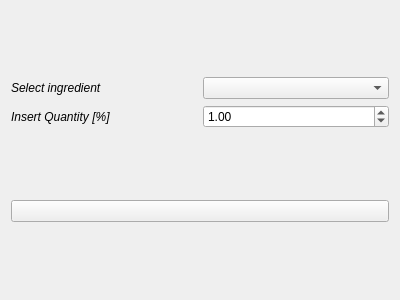
<?xml version="1.0" encoding="UTF-8"?>
<ui version="4.0">
 <class>AddIngredientWidget</class>
 <widget class="QWidget" name="AddIngredientWidget">
  <property name="windowModality">
   <enum>Qt::ApplicationModal</enum>
  </property>
  <property name="geometry">
   <rect>
    <x>0</x>
    <y>0</y>
    <width>400</width>
    <height>300</height>
   </rect>
  </property>
  <property name="windowTitle">
   <string>Add Ingredient</string>
  </property>
  <property name="windowIcon">
   <iconset resource="resources/resources.qrc">
    <normaloff>:/icons/ingredients-icon.png</normaloff>:/icons/ingredients-icon.png</iconset>
  </property>
  <layout class="QGridLayout" name="gridLayout_2">
   <item row="0" column="0">
    <layout class="QGridLayout" name="gridLayout">
     <item row="0" column="1">
      <widget class="QComboBox" name="ingredientsComboBox"/>
     </item>
     <item row="0" column="0">
      <widget class="QLabel" name="label">
       <property name="font">
        <font>
         <italic>true</italic>
        </font>
       </property>
       <property name="text">
        <string>Select ingredient</string>
       </property>
      </widget>
     </item>
     <item row="1" column="0">
      <widget class="QLabel" name="label_2">
       <property name="font">
        <font>
         <italic>true</italic>
        </font>
       </property>
       <property name="text">
        <string>Insert Quantity [%]</string>
       </property>
      </widget>
     </item>
     <item row="1" column="1">
      <widget class="QDoubleSpinBox" name="ingredientQuantityDoubleSpinBox">
       <property name="minimum">
        <double>0.010000000000000</double>
       </property>
       <property name="maximum">
        <double>100.000000000000000</double>
       </property>
       <property name="value">
        <double>1.000000000000000</double>
       </property>
      </widget>
     </item>
    </layout>
   </item>
   <item row="1" column="0">
    <widget class="QPushButton" name="addIngredientPushButton">
     <property name="text">
      <string/>
     </property>
     <property name="icon">
      <iconset resource="resources/resources.qrc">
       <normaloff>:/icons/ok-icon.png</normaloff>:/icons/ok-icon.png</iconset>
     </property>
     <property name="iconSize">
      <size>
       <width>32</width>
       <height>32</height>
      </size>
     </property>
     <property name="flat">
      <bool>false</bool>
     </property>
    </widget>
   </item>
  </layout>
 </widget>
 <resources>
  <include location="resources/resources.qrc"/>
 </resources>
 <connections/>
</ui>
